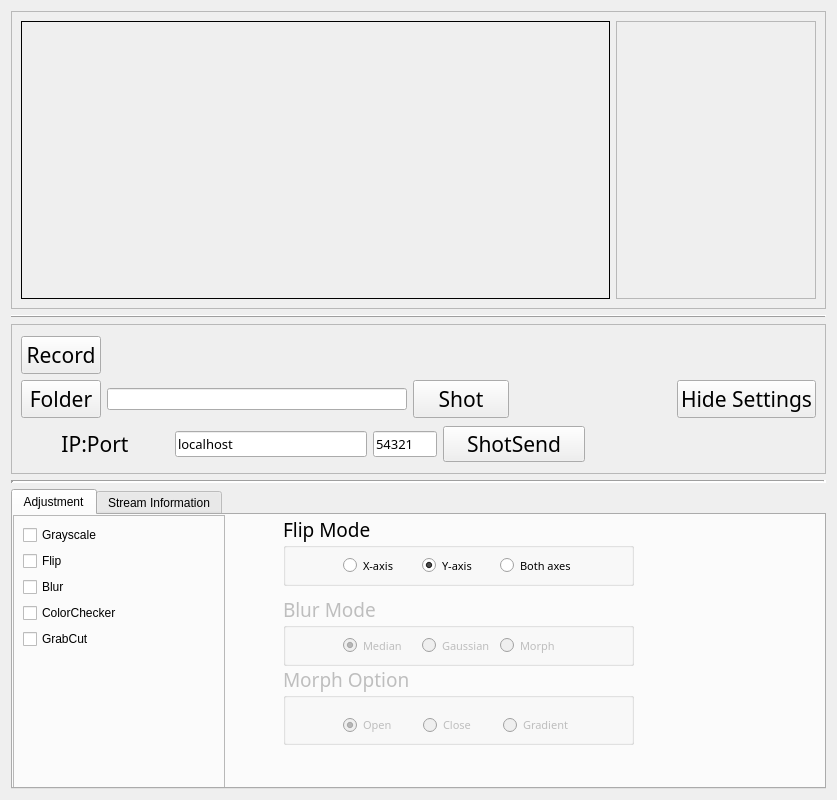
<?xml version="1.0" encoding="UTF-8"?>
<ui version="4.0">
 <class>CameraView</class>
 <widget class="QWidget" name="CameraView">
  <property name="geometry">
   <rect>
    <x>0</x>
    <y>0</y>
    <width>837</width>
    <height>800</height>
   </rect>
  </property>
  <property name="sizePolicy">
   <sizepolicy hsizetype="Minimum" vsizetype="Minimum">
    <horstretch>0</horstretch>
    <verstretch>0</verstretch>
   </sizepolicy>
  </property>
  <property name="windowTitle">
   <string>Form</string>
  </property>
  <layout class="QVBoxLayout" name="verticalLayout">
   <item>
    <widget class="QFrame" name="frameV">
     <property name="frameShape">
      <enum>QFrame::StyledPanel</enum>
     </property>
     <property name="frameShadow">
      <enum>QFrame::Raised</enum>
     </property>
     <layout class="QHBoxLayout" name="horizontalLayout_2">
      <item>
       <layout class="QHBoxLayout" name="frameLayout">
        <item>
         <widget class="FrameLabel" name="frameLabel">
          <property name="enabled">
           <bool>true</bool>
          </property>
          <property name="sizePolicy">
           <sizepolicy hsizetype="Ignored" vsizetype="Ignored">
            <horstretch>0</horstretch>
            <verstretch>0</verstretch>
           </sizepolicy>
          </property>
          <property name="mouseTracking">
           <bool>true</bool>
          </property>
          <property name="autoFillBackground">
           <bool>true</bool>
          </property>
          <property name="frameShape">
           <enum>QFrame::Box</enum>
          </property>
          <property name="alignment">
           <set>Qt::AlignCenter</set>
          </property>
         </widget>
        </item>
       </layout>
      </item>
      <item>
       <widget class="QListView" name="listViewCapture">
        <property name="enabled">
         <bool>false</bool>
        </property>
        <property name="minimumSize">
         <size>
          <width>200</width>
          <height>0</height>
         </size>
        </property>
        <property name="maximumSize">
         <size>
          <width>200</width>
          <height>16777215</height>
         </size>
        </property>
       </widget>
      </item>
     </layout>
    </widget>
   </item>
   <item>
    <widget class="Line" name="line_2">
     <property name="frameShadow">
      <enum>QFrame::Raised</enum>
     </property>
     <property name="orientation">
      <enum>Qt::Horizontal</enum>
     </property>
    </widget>
   </item>
   <item>
    <widget class="QFrame" name="frame_2">
     <property name="sizePolicy">
      <sizepolicy hsizetype="Preferred" vsizetype="Fixed">
       <horstretch>0</horstretch>
       <verstretch>0</verstretch>
      </sizepolicy>
     </property>
     <property name="minimumSize">
      <size>
       <width>0</width>
       <height>150</height>
      </size>
     </property>
     <property name="maximumSize">
      <size>
       <width>16777215</width>
       <height>150</height>
      </size>
     </property>
     <property name="frameShape">
      <enum>QFrame::StyledPanel</enum>
     </property>
     <property name="frameShadow">
      <enum>QFrame::Raised</enum>
     </property>
     <layout class="QVBoxLayout" name="verticalLayout_3">
      <item>
       <layout class="QGridLayout" name="gridLayout_2" rowstretch="1,1" rowminimumheight="1,1">
        <item row="1" column="0">
         <widget class="QPushButton" name="recordPathButton">
          <property name="font">
           <font>
            <family>Al Bayan</family>
            <pointsize>16</pointsize>
           </font>
          </property>
          <property name="text">
           <string>Folder</string>
          </property>
         </widget>
        </item>
        <item row="1" column="1">
         <widget class="QLineEdit" name="recordPathEdit">
          <property name="minimumSize">
           <size>
            <width>300</width>
            <height>0</height>
           </size>
          </property>
         </widget>
        </item>
        <item row="0" column="2">
         <spacer name="horizontalSpacer_4">
          <property name="orientation">
           <enum>Qt::Horizontal</enum>
          </property>
          <property name="sizeHint" stdset="0">
           <size>
            <width>40</width>
            <height>20</height>
           </size>
          </property>
         </spacer>
        </item>
        <item row="1" column="2">
         <widget class="QPushButton" name="pushButtonShot">
          <property name="sizePolicy">
           <sizepolicy hsizetype="Maximum" vsizetype="Fixed">
            <horstretch>0</horstretch>
            <verstretch>0</verstretch>
           </sizepolicy>
          </property>
          <property name="maximumSize">
           <size>
            <width>96</width>
            <height>16777215</height>
           </size>
          </property>
          <property name="font">
           <font>
            <family>Al Bayan</family>
            <pointsize>16</pointsize>
           </font>
          </property>
          <property name="text">
           <string>Shot</string>
          </property>
          <property name="icon">
           <iconset resource="../../Resources.qrc">
            <normaloff>:/main/image/86-camera.png</normaloff>:/main/image/86-camera.png</iconset>
          </property>
         </widget>
        </item>
        <item row="0" column="0">
         <widget class="QPushButton" name="recordButton">
          <property name="font">
           <font>
            <family>Al Bayan</family>
            <pointsize>16</pointsize>
           </font>
          </property>
          <property name="text">
           <string>Record</string>
          </property>
          <property name="icon">
           <iconset resource="../../Resources.qrc">
            <normaloff>:/main/image/PlayVideo.png</normaloff>:/main/image/PlayVideo.png</iconset>
          </property>
         </widget>
        </item>
        <item row="1" column="3">
         <widget class="QPushButton" name="hideSettingsButton">
          <property name="font">
           <font>
            <family>Al Bayan</family>
            <pointsize>16</pointsize>
           </font>
          </property>
          <property name="text">
           <string>Hide Settings</string>
          </property>
         </widget>
        </item>
       </layout>
      </item>
      <item>
       <layout class="QHBoxLayout" name="horizontalLayout_9">
        <item>
         <widget class="QLabel" name="label_3">
          <property name="minimumSize">
           <size>
            <width>136</width>
            <height>0</height>
           </size>
          </property>
          <property name="font">
           <font>
            <family>Al Bayan</family>
            <pointsize>16</pointsize>
           </font>
          </property>
          <property name="text">
           <string>IP:Port</string>
          </property>
          <property name="alignment">
           <set>Qt::AlignCenter</set>
          </property>
         </widget>
        </item>
        <item>
         <widget class="QLineEdit" name="lineEditIPCam">
          <property name="minimumSize">
           <size>
            <width>100</width>
            <height>0</height>
           </size>
          </property>
          <property name="maximumSize">
           <size>
            <width>192</width>
            <height>16777215</height>
           </size>
          </property>
          <property name="font">
           <font>
            <family>Al Bayan</family>
            <pointsize>10</pointsize>
           </font>
          </property>
          <property name="text">
           <string>localhost</string>
          </property>
         </widget>
        </item>
        <item>
         <widget class="QLineEdit" name="lineEditPortCam">
          <property name="sizePolicy">
           <sizepolicy hsizetype="Fixed" vsizetype="Fixed">
            <horstretch>0</horstretch>
            <verstretch>0</verstretch>
           </sizepolicy>
          </property>
          <property name="maximumSize">
           <size>
            <width>64</width>
            <height>16777215</height>
           </size>
          </property>
          <property name="font">
           <font>
            <family>Al Bayan</family>
            <pointsize>10</pointsize>
           </font>
          </property>
          <property name="text">
           <string>54321</string>
          </property>
         </widget>
        </item>
        <item>
         <widget class="QPushButton" name="buttonShotSendCam">
          <property name="maximumSize">
           <size>
            <width>142</width>
            <height>36</height>
           </size>
          </property>
          <property name="font">
           <font>
            <family>Al Bayan</family>
            <pointsize>16</pointsize>
           </font>
          </property>
          <property name="text">
           <string>ShotSend</string>
          </property>
          <property name="icon">
           <iconset resource="../../Resources.qrc">
            <normaloff>:/main/image/Send.png</normaloff>:/main/image/Send.png</iconset>
          </property>
         </widget>
        </item>
        <item>
         <spacer name="horizontalSpacer_2">
          <property name="orientation">
           <enum>Qt::Horizontal</enum>
          </property>
          <property name="sizeType">
           <enum>QSizePolicy::Fixed</enum>
          </property>
          <property name="sizeHint" stdset="0">
           <size>
            <width>231</width>
            <height>20</height>
           </size>
          </property>
         </spacer>
        </item>
       </layout>
      </item>
     </layout>
    </widget>
   </item>
   <item>
    <widget class="Line" name="line">
     <property name="sizePolicy">
      <sizepolicy hsizetype="Preferred" vsizetype="Fixed">
       <horstretch>0</horstretch>
       <verstretch>0</verstretch>
      </sizepolicy>
     </property>
     <property name="frameShadow">
      <enum>QFrame::Sunken</enum>
     </property>
     <property name="lineWidth">
      <number>3</number>
     </property>
     <property name="midLineWidth">
      <number>0</number>
     </property>
     <property name="orientation">
      <enum>Qt::Horizontal</enum>
     </property>
    </widget>
   </item>
   <item>
    <widget class="QTabWidget" name="tabWidget">
     <property name="sizePolicy">
      <sizepolicy hsizetype="Expanding" vsizetype="Maximum">
       <horstretch>0</horstretch>
       <verstretch>0</verstretch>
      </sizepolicy>
     </property>
     <property name="minimumSize">
      <size>
       <width>0</width>
       <height>300</height>
      </size>
     </property>
     <property name="currentIndex">
      <number>0</number>
     </property>
     <widget class="QWidget" name="tab">
      <attribute name="title">
       <string>Adjustment</string>
      </attribute>
      <widget class="QFrame" name="frame">
       <property name="geometry">
        <rect>
         <x>0</x>
         <y>0</y>
         <width>212</width>
         <height>301</height>
        </rect>
       </property>
       <property name="frameShape">
        <enum>QFrame::StyledPanel</enum>
       </property>
       <property name="frameShadow">
        <enum>QFrame::Raised</enum>
       </property>
       <layout class="QVBoxLayout" name="verticalLayout_2">
        <item>
         <widget class="QCheckBox" name="checkBoxGrayscale">
          <property name="sizePolicy">
           <sizepolicy hsizetype="Maximum" vsizetype="Fixed">
            <horstretch>0</horstretch>
            <verstretch>0</verstretch>
           </sizepolicy>
          </property>
          <property name="toolTip">
           <string>&lt;html&gt;&lt;head/&gt;&lt;body&gt;&lt;p&gt;Converts images in grayscale before processing. Speeds up processing.&lt;/p&gt;&lt;/body&gt;&lt;/html&gt;</string>
          </property>
          <property name="whatsThis">
           <string>&lt;html&gt;&lt;head/&gt;&lt;body&gt;&lt;p&gt;&lt;span style=&quot; color:#000000;&quot;&gt;Converts images in grayscale before processing. Speeds up processing.&lt;/span&gt;&lt;/p&gt;&lt;/body&gt;&lt;/html&gt;</string>
          </property>
          <property name="text">
           <string>Grayscale</string>
          </property>
         </widget>
        </item>
        <item>
         <widget class="QCheckBox" name="checkBoxHFlip">
          <property name="text">
           <string>Flip</string>
          </property>
         </widget>
        </item>
        <item>
         <widget class="QCheckBox" name="checkBoxBlurMode">
          <property name="text">
           <string>Blur</string>
          </property>
         </widget>
        </item>
        <item>
         <widget class="QCheckBox" name="checkBoxColorChecker">
          <property name="text">
           <string>ColorChecker</string>
          </property>
         </widget>
        </item>
        <item>
         <widget class="QCheckBox" name="checkBoxGrabCut">
          <property name="text">
           <string>GrabCut</string>
          </property>
         </widget>
        </item>
        <item>
         <spacer name="verticalSpacer">
          <property name="orientation">
           <enum>Qt::Vertical</enum>
          </property>
          <property name="sizeHint" stdset="0">
           <size>
            <width>20</width>
            <height>130</height>
           </size>
          </property>
         </spacer>
        </item>
       </layout>
      </widget>
      <widget class="QGroupBox" name="groupBoxFlipMode">
       <property name="geometry">
        <rect>
         <x>270</x>
         <y>0</y>
         <width>351</width>
         <height>71</height>
        </rect>
       </property>
       <property name="font">
        <font>
         <family>Al Bayan</family>
         <pointsize>14</pointsize>
        </font>
       </property>
       <property name="title">
        <string>Flip Mode</string>
       </property>
       <widget class="QRadioButton" name="flipYAxisButton">
        <property name="geometry">
         <rect>
          <x>139</x>
          <y>40</y>
          <width>68</width>
          <height>21</height>
         </rect>
        </property>
        <property name="font">
         <font>
          <family>Al Bayan</family>
          <pointsize>8</pointsize>
         </font>
        </property>
        <property name="text">
         <string>Y-axis</string>
        </property>
        <property name="checked">
         <bool>true</bool>
        </property>
        <property name="autoRepeat">
         <bool>true</bool>
        </property>
       </widget>
       <widget class="QRadioButton" name="flipBothAxesButton">
        <property name="geometry">
         <rect>
          <x>217</x>
          <y>40</y>
          <width>76</width>
          <height>21</height>
         </rect>
        </property>
        <property name="font">
         <font>
          <family>Al Bayan</family>
          <pointsize>8</pointsize>
         </font>
        </property>
        <property name="text">
         <string>Both axes</string>
        </property>
       </widget>
       <widget class="QRadioButton" name="flipXAxisButton">
        <property name="geometry">
         <rect>
          <x>60</x>
          <y>40</y>
          <width>69</width>
          <height>21</height>
         </rect>
        </property>
        <property name="font">
         <font>
          <family>Al Bayan</family>
          <pointsize>8</pointsize>
         </font>
        </property>
        <property name="text">
         <string>X-axis</string>
        </property>
        <property name="checked">
         <bool>false</bool>
        </property>
       </widget>
      </widget>
      <widget class="QGroupBox" name="groupBoxBlurMode">
       <property name="enabled">
        <bool>false</bool>
       </property>
       <property name="geometry">
        <rect>
         <x>270</x>
         <y>80</y>
         <width>351</width>
         <height>71</height>
        </rect>
       </property>
       <property name="font">
        <font>
         <family>Al Bayan</family>
         <pointsize>14</pointsize>
        </font>
       </property>
       <property name="title">
        <string>Blur Mode</string>
       </property>
       <widget class="QRadioButton" name="buttonGaussian">
        <property name="geometry">
         <rect>
          <x>139</x>
          <y>40</y>
          <width>68</width>
          <height>21</height>
         </rect>
        </property>
        <property name="font">
         <font>
          <family>Al Bayan</family>
          <pointsize>8</pointsize>
         </font>
        </property>
        <property name="text">
         <string>Gaussian</string>
        </property>
        <property name="checked">
         <bool>false</bool>
        </property>
        <property name="autoRepeat">
         <bool>true</bool>
        </property>
       </widget>
       <widget class="QRadioButton" name="buttonMorph">
        <property name="geometry">
         <rect>
          <x>217</x>
          <y>40</y>
          <width>76</width>
          <height>21</height>
         </rect>
        </property>
        <property name="font">
         <font>
          <family>Al Bayan</family>
          <pointsize>8</pointsize>
         </font>
        </property>
        <property name="text">
         <string>Morph</string>
        </property>
       </widget>
       <widget class="QRadioButton" name="buttonMedian">
        <property name="geometry">
         <rect>
          <x>60</x>
          <y>40</y>
          <width>69</width>
          <height>21</height>
         </rect>
        </property>
        <property name="font">
         <font>
          <family>Al Bayan</family>
          <pointsize>8</pointsize>
         </font>
        </property>
        <property name="text">
         <string>Median</string>
        </property>
        <property name="checked">
         <bool>true</bool>
        </property>
       </widget>
      </widget>
      <widget class="QGroupBox" name="groupBoxMorph">
       <property name="enabled">
        <bool>false</bool>
       </property>
       <property name="geometry">
        <rect>
         <x>270</x>
         <y>150</y>
         <width>351</width>
         <height>80</height>
        </rect>
       </property>
       <property name="font">
        <font>
         <family>Al Bayan</family>
         <pointsize>14</pointsize>
        </font>
       </property>
       <property name="title">
        <string>Morph Option</string>
       </property>
       <widget class="QRadioButton" name="buttonMorphOpen">
        <property name="geometry">
         <rect>
          <x>60</x>
          <y>40</y>
          <width>61</width>
          <height>40</height>
         </rect>
        </property>
        <property name="font">
         <font>
          <family>Al Bayan</family>
          <pointsize>8</pointsize>
         </font>
        </property>
        <property name="text">
         <string>Open</string>
        </property>
        <property name="checked">
         <bool>true</bool>
        </property>
       </widget>
       <widget class="QRadioButton" name="buttonMorphGradient">
        <property name="geometry">
         <rect>
          <x>220</x>
          <y>40</y>
          <width>81</width>
          <height>40</height>
         </rect>
        </property>
        <property name="font">
         <font>
          <family>Al Bayan</family>
          <pointsize>8</pointsize>
         </font>
        </property>
        <property name="text">
         <string>Gradient</string>
        </property>
       </widget>
       <widget class="QRadioButton" name="buttonMorphClose">
        <property name="geometry">
         <rect>
          <x>140</x>
          <y>40</y>
          <width>61</width>
          <height>40</height>
         </rect>
        </property>
        <property name="font">
         <font>
          <family>Al Bayan</family>
          <pointsize>8</pointsize>
         </font>
        </property>
        <property name="text">
         <string>Close</string>
        </property>
       </widget>
      </widget>
     </widget>
     <widget class="QWidget" name="InfoTab">
      <property name="sizePolicy">
       <sizepolicy hsizetype="Minimum" vsizetype="Maximum">
        <horstretch>0</horstretch>
        <verstretch>0</verstretch>
       </sizepolicy>
      </property>
      <property name="minimumSize">
       <size>
        <width>0</width>
        <height>0</height>
       </size>
      </property>
      <attribute name="title">
       <string>Stream Information</string>
      </attribute>
      <layout class="QGridLayout" name="gridLayout">
       <item row="1" column="2">
        <widget class="QLabel" name="deviceNumberLabel">
         <property name="sizePolicy">
          <sizepolicy hsizetype="MinimumExpanding" vsizetype="MinimumExpanding">
           <horstretch>0</horstretch>
           <verstretch>0</verstretch>
          </sizepolicy>
         </property>
         <property name="font">
          <font>
           <family>Al Bayan</family>
           <pointsize>8</pointsize>
          </font>
         </property>
         <property name="alignment">
          <set>Qt::AlignLeading|Qt::AlignLeft|Qt::AlignVCenter</set>
         </property>
        </widget>
       </item>
       <item row="2" column="1">
        <widget class="QLabel" name="label_26">
         <property name="sizePolicy">
          <sizepolicy hsizetype="MinimumExpanding" vsizetype="MinimumExpanding">
           <horstretch>0</horstretch>
           <verstretch>0</verstretch>
          </sizepolicy>
         </property>
         <property name="font">
          <font>
           <family>Al Bayan</family>
           <pointsize>8</pointsize>
           <weight>75</weight>
           <bold>true</bold>
          </font>
         </property>
         <property name="text">
          <string>Camera Resolution:</string>
         </property>
         <property name="alignment">
          <set>Qt::AlignLeading|Qt::AlignLeft|Qt::AlignVCenter</set>
         </property>
        </widget>
       </item>
       <item row="2" column="2">
        <widget class="QLabel" name="cameraResolutionLabel">
         <property name="sizePolicy">
          <sizepolicy hsizetype="MinimumExpanding" vsizetype="MinimumExpanding">
           <horstretch>0</horstretch>
           <verstretch>0</verstretch>
          </sizepolicy>
         </property>
         <property name="font">
          <font>
           <family>Al Bayan</family>
           <pointsize>8</pointsize>
          </font>
         </property>
         <property name="alignment">
          <set>Qt::AlignLeading|Qt::AlignLeft|Qt::AlignVCenter</set>
         </property>
        </widget>
       </item>
       <item row="3" column="1">
        <widget class="QLabel" name="label_27">
         <property name="sizePolicy">
          <sizepolicy hsizetype="MinimumExpanding" vsizetype="MinimumExpanding">
           <horstretch>0</horstretch>
           <verstretch>0</verstretch>
          </sizepolicy>
         </property>
         <property name="font">
          <font>
           <family>Al Bayan</family>
           <pointsize>8</pointsize>
           <weight>75</weight>
           <bold>true</bold>
          </font>
         </property>
         <property name="text">
          <string>Capture Rate:</string>
         </property>
         <property name="alignment">
          <set>Qt::AlignLeading|Qt::AlignLeft|Qt::AlignVCenter</set>
         </property>
        </widget>
       </item>
       <item row="3" column="2">
        <widget class="QLabel" name="captureRateLabel">
         <property name="enabled">
          <bool>true</bool>
         </property>
         <property name="sizePolicy">
          <sizepolicy hsizetype="MinimumExpanding" vsizetype="MinimumExpanding">
           <horstretch>0</horstretch>
           <verstretch>0</verstretch>
          </sizepolicy>
         </property>
         <property name="font">
          <font>
           <family>Al Bayan</family>
           <pointsize>8</pointsize>
          </font>
         </property>
         <property name="text">
          <string/>
         </property>
        </widget>
       </item>
       <item row="3" column="3">
        <widget class="QLabel" name="nFramesCapturedLabel">
         <property name="sizePolicy">
          <sizepolicy hsizetype="MinimumExpanding" vsizetype="MinimumExpanding">
           <horstretch>0</horstretch>
           <verstretch>0</verstretch>
          </sizepolicy>
         </property>
         <property name="font">
          <font>
           <family>Al Bayan</family>
           <pointsize>8</pointsize>
          </font>
         </property>
         <property name="text">
          <string/>
         </property>
         <property name="alignment">
          <set>Qt::AlignCenter</set>
         </property>
        </widget>
       </item>
       <item row="4" column="1">
        <widget class="QLabel" name="label_23">
         <property name="sizePolicy">
          <sizepolicy hsizetype="MinimumExpanding" vsizetype="MinimumExpanding">
           <horstretch>0</horstretch>
           <verstretch>0</verstretch>
          </sizepolicy>
         </property>
         <property name="font">
          <font>
           <family>Al Bayan</family>
           <pointsize>8</pointsize>
           <weight>75</weight>
           <bold>true</bold>
          </font>
         </property>
         <property name="text">
          <string>Processing Rate:</string>
         </property>
        </widget>
       </item>
       <item row="4" column="2">
        <widget class="QLabel" name="processingRateLabel">
         <property name="sizePolicy">
          <sizepolicy hsizetype="MinimumExpanding" vsizetype="MinimumExpanding">
           <horstretch>0</horstretch>
           <verstretch>0</verstretch>
          </sizepolicy>
         </property>
         <property name="font">
          <font>
           <family>Al Bayan</family>
           <pointsize>8</pointsize>
          </font>
         </property>
         <property name="text">
          <string/>
         </property>
        </widget>
       </item>
       <item row="4" column="3">
        <widget class="QLabel" name="nFramesProcessedLabel">
         <property name="sizePolicy">
          <sizepolicy hsizetype="MinimumExpanding" vsizetype="MinimumExpanding">
           <horstretch>0</horstretch>
           <verstretch>0</verstretch>
          </sizepolicy>
         </property>
         <property name="font">
          <font>
           <family>Al Bayan</family>
           <pointsize>8</pointsize>
          </font>
         </property>
         <property name="text">
          <string/>
         </property>
         <property name="alignment">
          <set>Qt::AlignCenter</set>
         </property>
        </widget>
       </item>
       <item row="5" column="1">
        <widget class="QLabel" name="label_28">
         <property name="sizePolicy">
          <sizepolicy hsizetype="MinimumExpanding" vsizetype="MinimumExpanding">
           <horstretch>0</horstretch>
           <verstretch>0</verstretch>
          </sizepolicy>
         </property>
         <property name="font">
          <font>
           <family>Al Bayan</family>
           <pointsize>8</pointsize>
           <weight>75</weight>
           <bold>true</bold>
          </font>
         </property>
         <property name="text">
          <string>ROI:</string>
         </property>
        </widget>
       </item>
       <item row="5" column="2">
        <widget class="QLabel" name="roiLabel">
         <property name="sizePolicy">
          <sizepolicy hsizetype="MinimumExpanding" vsizetype="MinimumExpanding">
           <horstretch>0</horstretch>
           <verstretch>0</verstretch>
          </sizepolicy>
         </property>
         <property name="font">
          <font>
           <family>Al Bayan</family>
           <pointsize>8</pointsize>
          </font>
         </property>
         <property name="text">
          <string/>
         </property>
        </widget>
       </item>
       <item row="6" column="1">
        <widget class="QLabel" name="label_22">
         <property name="sizePolicy">
          <sizepolicy hsizetype="MinimumExpanding" vsizetype="MinimumExpanding">
           <horstretch>0</horstretch>
           <verstretch>0</verstretch>
          </sizepolicy>
         </property>
         <property name="font">
          <font>
           <family>Al Bayan</family>
           <pointsize>8</pointsize>
           <weight>75</weight>
           <bold>true</bold>
          </font>
         </property>
         <property name="text">
          <string>Cursor:</string>
         </property>
        </widget>
       </item>
       <item row="6" column="2">
        <widget class="QLabel" name="mouseCursorPosLabel">
         <property name="sizePolicy">
          <sizepolicy hsizetype="MinimumExpanding" vsizetype="MinimumExpanding">
           <horstretch>0</horstretch>
           <verstretch>0</verstretch>
          </sizepolicy>
         </property>
         <property name="font">
          <font>
           <family>Al Bayan</family>
           <pointsize>8</pointsize>
          </font>
         </property>
         <property name="text">
          <string/>
         </property>
        </widget>
       </item>
       <item row="7" column="1">
        <widget class="QLabel" name="label_25">
         <property name="sizePolicy">
          <sizepolicy hsizetype="MinimumExpanding" vsizetype="MinimumExpanding">
           <horstretch>0</horstretch>
           <verstretch>0</verstretch>
          </sizepolicy>
         </property>
         <property name="font">
          <font>
           <family>Al Bayan</family>
           <pointsize>8</pointsize>
           <weight>75</weight>
           <bold>true</bold>
          </font>
         </property>
         <property name="text">
          <string>Image Buffer:</string>
         </property>
         <property name="alignment">
          <set>Qt::AlignLeading|Qt::AlignLeft|Qt::AlignVCenter</set>
         </property>
        </widget>
       </item>
       <item row="7" column="2">
        <widget class="QProgressBar" name="imageBufferBar">
         <property name="sizePolicy">
          <sizepolicy hsizetype="MinimumExpanding" vsizetype="MinimumExpanding">
           <horstretch>0</horstretch>
           <verstretch>0</verstretch>
          </sizepolicy>
         </property>
         <property name="font">
          <font>
           <family>Al Bayan</family>
           <pointsize>8</pointsize>
          </font>
         </property>
         <property name="value">
          <number>0</number>
         </property>
        </widget>
       </item>
       <item row="7" column="3">
        <widget class="QLabel" name="imageBufferLabel">
         <property name="sizePolicy">
          <sizepolicy hsizetype="MinimumExpanding" vsizetype="MinimumExpanding">
           <horstretch>0</horstretch>
           <verstretch>0</verstretch>
          </sizepolicy>
         </property>
         <property name="font">
          <font>
           <family>Al Bayan</family>
           <pointsize>8</pointsize>
          </font>
         </property>
         <property name="text">
          <string/>
         </property>
         <property name="alignment">
          <set>Qt::AlignCenter</set>
         </property>
        </widget>
       </item>
       <item row="7" column="4">
        <layout class="QHBoxLayout" name="horizontalLayout">
         <item>
          <widget class="QPushButton" name="clearImageBufferButton">
           <property name="sizePolicy">
            <sizepolicy hsizetype="MinimumExpanding" vsizetype="MinimumExpanding">
             <horstretch>0</horstretch>
             <verstretch>0</verstretch>
            </sizepolicy>
           </property>
           <property name="font">
            <font>
             <family>Al Bayan</family>
             <pointsize>8</pointsize>
            </font>
           </property>
           <property name="text">
            <string>Clear Image Buffer</string>
           </property>
          </widget>
         </item>
        </layout>
       </item>
       <item row="1" column="1">
        <widget class="QLabel" name="label_24">
         <property name="sizePolicy">
          <sizepolicy hsizetype="MinimumExpanding" vsizetype="MinimumExpanding">
           <horstretch>0</horstretch>
           <verstretch>0</verstretch>
          </sizepolicy>
         </property>
         <property name="font">
          <font>
           <family>Al Bayan</family>
           <pointsize>8</pointsize>
           <weight>75</weight>
           <bold>true</bold>
          </font>
         </property>
         <property name="text">
          <string>Camera Device Number:</string>
         </property>
         <property name="alignment">
          <set>Qt::AlignLeading|Qt::AlignLeft|Qt::AlignVCenter</set>
         </property>
        </widget>
       </item>
      </layout>
     </widget>
    </widget>
   </item>
  </layout>
 </widget>
 <customwidgets>
  <customwidget>
   <class>FrameLabel</class>
   <extends>QLabel</extends>
   <header>FrameLabel.h</header>
  </customwidget>
 </customwidgets>
 <resources>
  <include location="../../Resources.qrc"/>
 </resources>
 <connections/>
</ui>
